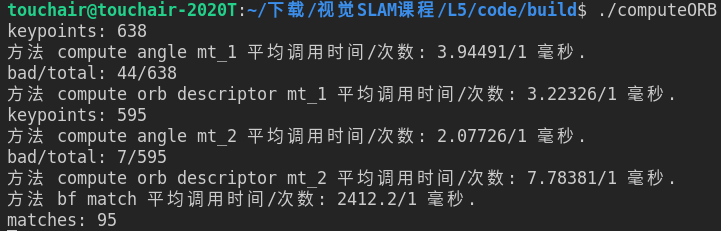
//> input picture 第5章-特征点法视觉里程计/images/1.png, 721 x 231 px
$ ./computeORB   (built with g++ and OpenCV 4)
//> lines starting //> are read from the running program, lines starting //| are printed output that depends on the picture
//
// Created by 高翔 on 2017/12/19.
// 本程序演示ORB是如何提取、计算和匹配的
//

#include <opencv2/opencv.hpp>

// #include <tbb/tbb.h>
// #include <tbb/blocked_range.h>


#include <execution>
#include <algorithm>
#include <chrono>
#include <string>
#include <mutex>

using namespace std;


#define ST 0


// std::mutex mMutexVoxels;
std::mutex m;

// global variables
string first_file = "/home/touchair/下载/视觉SLAM课程/L5/code/1.png";
string second_file = "/home/touchair/下载/视觉SLAM课程/L5/code/2.png";

const double pi = 3.1415926; // pi

// TODO implement this function
/**
 * compute the angle for ORB descriptor
 * @param [in] image input image
 * @param [in|out] detected keypoints
 */
void computeAngle(const cv::Mat &image, vector<cv::KeyPoint> &keypoints);

/**
 * Multi-threaded compute angle
 * @param image
 * @param keypoints
 */
void computeAngleMT(const cv::Mat &image, vector<cv::KeyPoint> &keypoints);

// TODO implement this function
/**
 * compute ORB descriptor
 * @param [in] image the input image
 * @param [in] keypoints detected keypoints
 * @param [out] desc descriptor
 */
typedef vector<bool> DescType; // type of descriptor, 256 bools
void computeORBDesc(const cv::Mat &image, vector<cv::KeyPoint> &keypoints,
                    vector<DescType> &desc);

/**
 * multi threaded orb desc
 * @param image
 * @param keypoints
 * @param desc
 */
void computeORBDescMT(const cv::Mat &image, vector<cv::KeyPoint> &keypoints,
                      vector<DescType> &desc);

// TODO implement this function
/**
 * brute-force match two sets of descriptors
 * @param desc1 the first descriptor
 * @param desc2 the second descriptor
 * @param matches matches of two images
 */
void bfMatch(const vector<DescType> &desc1, const vector<DescType> &desc2,
             vector<cv::DMatch> &matches);

// 打印函数执行时间
template <typename FuncT>
void evaluate_and_call(FuncT func, const std::string &func_name = "",
                       int times = 10) {

  double total_time = 0;
  for (int i = 0; i < times; ++i) {
    auto t1 = std::chrono::steady_clock::now();
    func();
    auto t2 = std::chrono::steady_clock::now();
    total_time +=
        std::chrono::duration_cast<std::chrono::duration<double>>(t2 - t1)
            .count() *
        1000;
  }

  std::cout << "方法 " << func_name
            << " 平均调用时间/次数: " << total_time / times << "/" << times
            << " 毫秒." << std::endl;
}

int main(int argc, char **argv) {

  // load image
  cv::Mat first_image = cv::imread(first_file, 0);   // load grayscale image
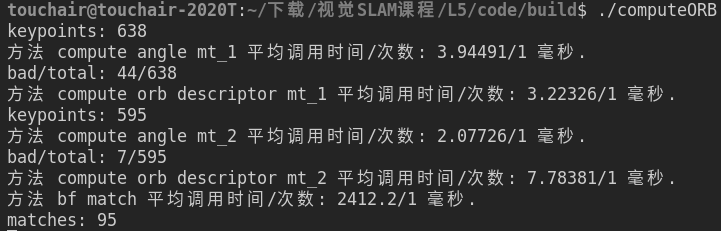
//> first_image: 231 rows x 721 cols, CV_8UC1; min 35, max 204, mean 50.1
  cv::Mat second_image = cv::imread(second_file, 0); // load grayscale image
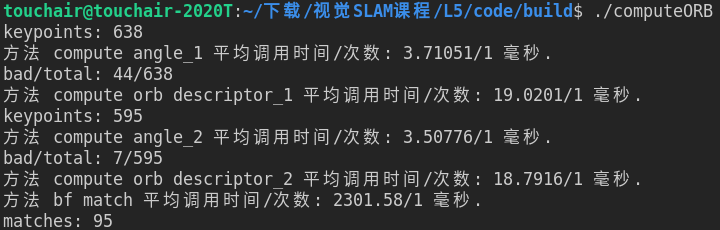
//> input picture 第5章-特征点法视觉里程计/images/2.png, 720 x 230 px
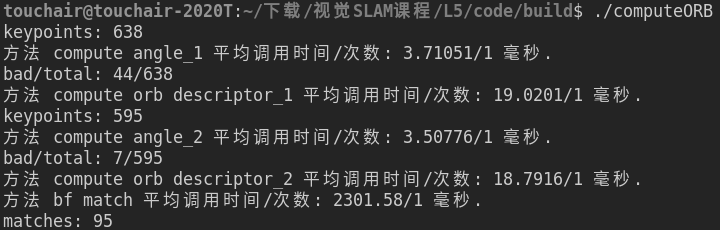
//> second_image: 230 rows x 720 cols, CV_8UC1; min 35, max 204, mean 49.9

  // plot the image
  // cv::imshow("first image", first_image);
  // cv::imshow("second image", second_image);
  // cv::waitKey(0);

  // detect FAST keypoints using threshold=40
  vector<cv::KeyPoint> keypoints;
  vector<DescType> descriptors;
  vector<cv::KeyPoint> keypoints2;
  vector<DescType> descriptors2;

  cv::FAST(first_image, keypoints, 40);
//> keypoints = 1951 keypoints; strongest (x, y, size): (614, 4, 7), (714, 4, 7), (669, 6, 7), (671, 14, 7)
  cout << "keypoints: " << keypoints.size() << endl;
//| keypoints: 1951
//> (the rest of the program and of its run is left out)
